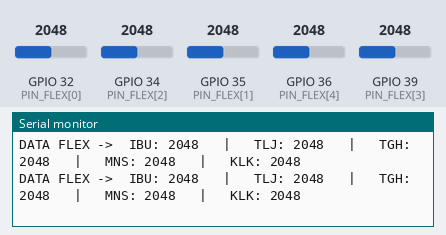
A sketch run on a simulated ESP32. Parts: the last lines printed to the serial monitor. Inputs (shaded band) come from the test bench; at power-on: GPIO 32 (PIN_FLEX[0]) = 2048, GPIO 34 (PIN_FLEX[2]) = 2048, GPIO 35 (PIN_FLEX[1]) = 2048, GPIO 36 (PIN_FLEX[4]) = 2048, GPIO 39 (PIN_FLEX[3]) = 2048.

Above: at 3.2 s.
3.3 s: GPIO 32 (PIN_FLEX[0]) set to 2866
At 3.32 s:
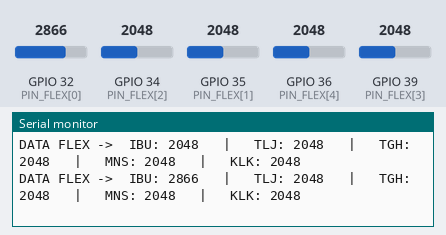
4.8 s: GPIO 34 (PIN_FLEX[2]) set to 2866
At 4.83 s:
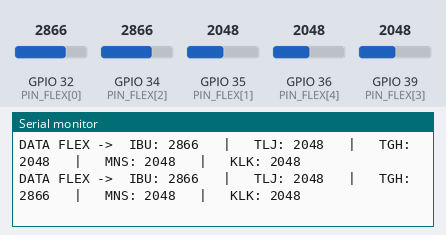
6.3 s: GPIO 35 (PIN_FLEX[1]) set to 2866
At 6.34 s:
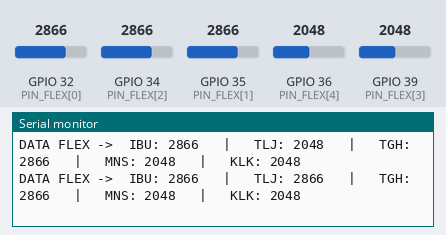
7.8 s: GPIO 36 (PIN_FLEX[4]) set to 2866
At 7.8 s:
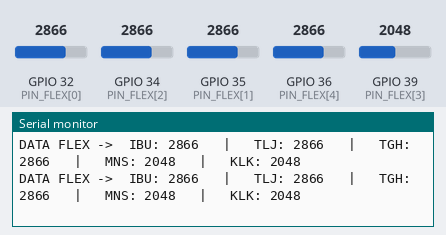
9.3 s: GPIO 39 (PIN_FLEX[3]) set to 2866
At 9.32 s:
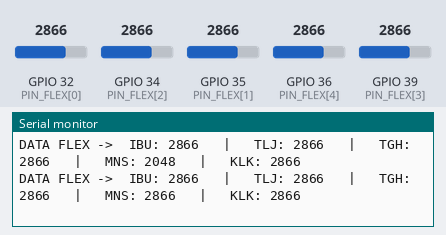
10.8 s: GPIO 32 (PIN_FLEX[0]) set to 3972
At 10.83 s:
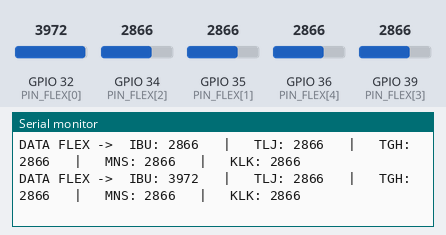
Timing chart, 0 to 13.3 s (numbered marks = the images above; inputs shaded):
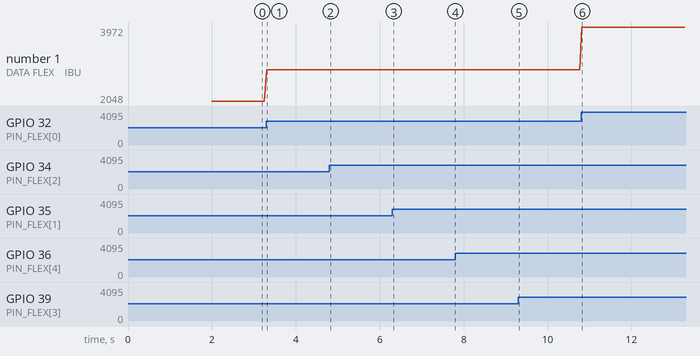

Measured:
- after the input at 3.3 s, the serial monitor: prints a new line at once (image 1)
- after the input at 4.8 s, the serial monitor: prints a new line at once (image 2)
- after the input at 6.3 s, the serial monitor: prints a new line at once (image 3)
- after the input at 9.3 s, the serial monitor: prints a new line at once (image 5)
- after the input at 10.8 s, the serial monitor: prints a new line at once (image 6)
- plotted number 1: 2048 → 2866 after the input at 3.3 s, 2866 → 3972 after the input at 10.8 s

The sketch:

Mentah_flex.ino
```cpp
// ==========================================
// KONFIGURASI PIN SENSOR FLEX
// ==========================================
// Sesuaikan dengan urutan pin sarung tangan lo
const int PIN_FLEX[] = {32, 35, 34, 39, 36};
const int JUMLAH_JARI = 5;
const String NAMA_JARI[] = {"IBU", "TLJ", "TGH", "MNS", "KLK"};

void setup() {
  Serial.begin(115200);

  // Setup Pin Flex Sensor
  for (int i = 0; i < JUMLAH_JARI; i++) {
    pinMode(PIN_FLEX[i], INPUT);
  }

  Serial.println("\n=== MEMULAI BACA RAW DATA: 5 FLEX SENSOR SAJA ===");
  delay(2000);
}

void loop() {
  Serial.print("DATA FLEX ->  ");

  for (int i = 0; i < JUMLAH_JARI; i++) {
    int nilaiMentah = analogRead(PIN_FLEX[i]);

    Serial.print(NAMA_JARI[i]);
    Serial.print(": ");
    Serial.print(nilaiMentah);

    if (i < JUMLAH_JARI - 1) {
      Serial.print("   |   ");
    }
  }

  Serial.println(); // Pindah baris baru

  // Delay 300ms agar mudah dibaca mata untuk proses pencatatan
  delay(50);
}
```
